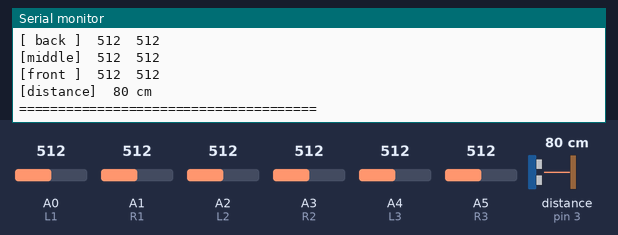
A sketch run on a simulated Arduino Uno, built with avr-gcc and run on an emulated ATmega328P. Shown: the last lines printed to the serial monitor. Wiring (inferred from the names in the program): ultrasonic range finder: trigger pin 2; echo pin 3. Inputs (shaded band) come from the test bench; at power-on: distance to the obstacle (sensor on pin 3) 80 cm, A0 (L1) = 512, A1 (R1) = 512, A2 (L2) = 512, A3 (R2) = 512, A4 (L3) = 512, A5 (R3) = 512. The echo pulse lasts 58.3 µs per cm.

Above: at 1.8 s.
1.9 s: distance to the obstacle (sensor on pin 3) set to 2 cm
At 2.7 s:
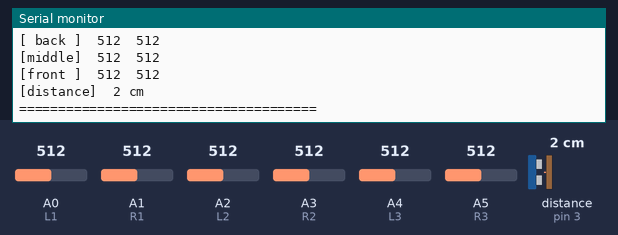
3.4 s: A0 (L1) set to 716
At 4.7 s:
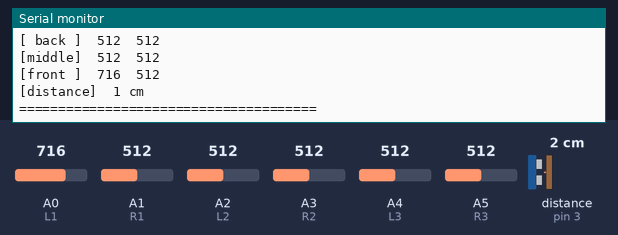
4.9 s: A1 (R1) set to 716
At 6.1 s:
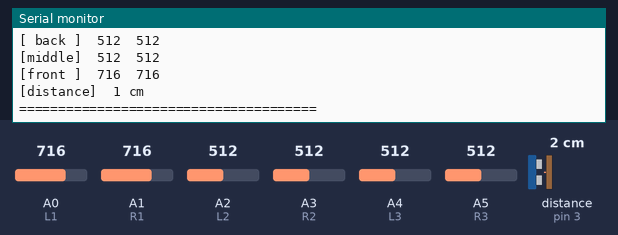
6.4 s: A2 (L2) set to 716
7.9 s: A3 (R2) set to 716
9.4 s: distance to the obstacle (sensor on pin 3) set to 9 cm
At 9.9 s:
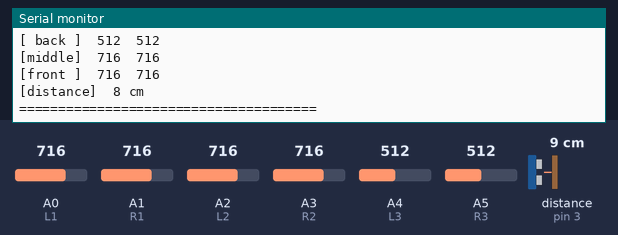
Timing chart, 0 to 12.4 s (numbered marks = the images above; inputs shaded):
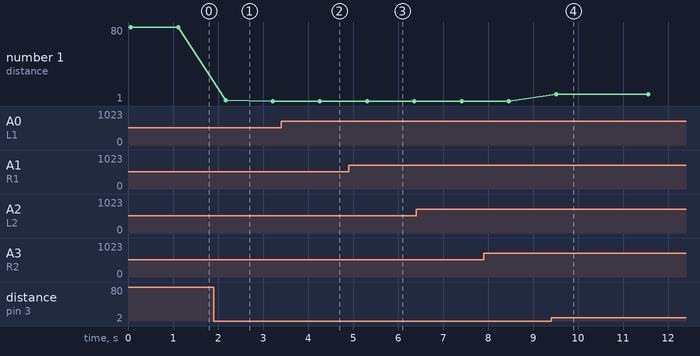

Measured:
- after the input at 1.9 s, the serial monitor: prints a new line after 0.27 s (image 1)
- after the input at 3.4 s, the serial monitor: prints a new line after 0.85 s (image 2)
- after the input at 4.9 s, the serial monitor: prints a new line after 0.40 s (image 3)
- after the input at 9.4 s, the serial monitor: prints a new line after 0.11 s (image 4)
- plotted number 1: 80 → 1 after the input at 1.9 s, 1 → 8 after the input at 9.4 s

The sketch:

ShowSensorData.ino
```cpp
// last update 20.05.24 by Kidan Jin
const int L1 = A0;
const int R1 = A1;
const int L2 = A2;
const int R2 = A3;
const int L3 = A4;
const int R3 = A5;
#define TRIG 2
#define ECHO 3

void setup()
{
  Serial.begin(9600);
  pinMode(TRIG, OUTPUT);
  pinMode(ECHO, INPUT);
}

unsigned long currT = 0;
unsigned long trigT = 0;
int cnt = 0;
const int cntmax = 10;

void loop()
{
  if(++cnt <= cntmax){
      int valL1 = analogRead(L1);
      int valL2 = analogRead(L2);
      int valL3 = analogRead(L3);
      int valR1 = analogRead(R1);
      int valR2 = analogRead(R2);
      int valR3 = analogRead(R3);
      int distance = UltraSonic();
      Serial.print("[ back ]\t"); Serial.print(valL3); Serial.print("\t"); Serial.println(valR3);
      Serial.print("[middle]\t"); Serial.print(valL2); Serial.print("\t"); Serial.println(valR2);
      Serial.print("[front ]\t"); Serial.print(valL1); Serial.print("\t"); Serial.println(valR1);
      Serial.print("[distance]\t"); Serial.print(distance); Serial.println(" cm");
      Serial.println("======================================");
      delay(1000);

  }
  else {cnt = 0; delay(1000);}
}

int UltraSonic()
{
  digitalWrite(TRIG, HIGH);
  delayMicroseconds(10);
  digitalWrite(TRIG, LOW);

  return pulseIn(ECHO, HIGH)/58;
}
```
